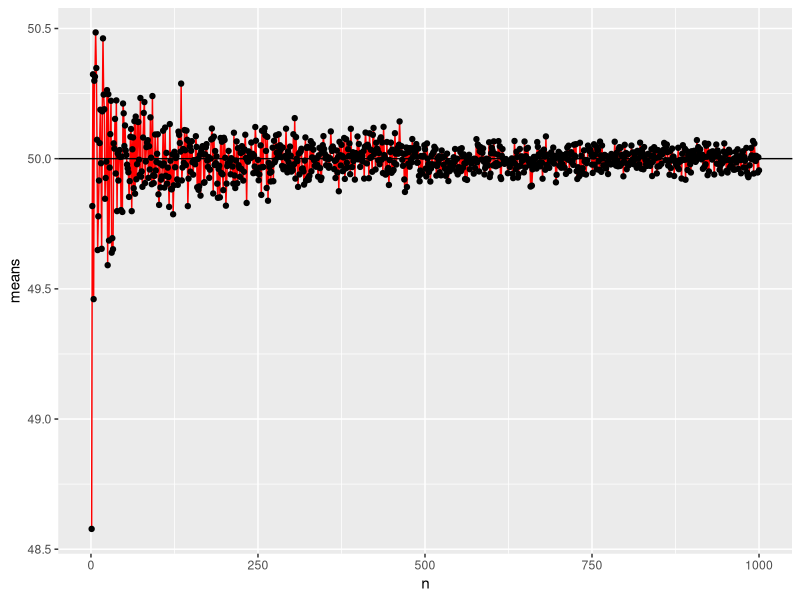
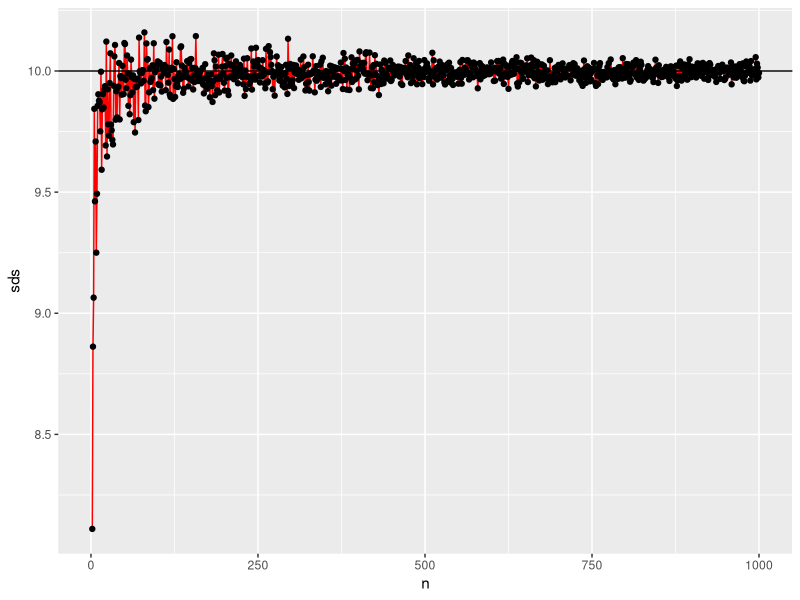
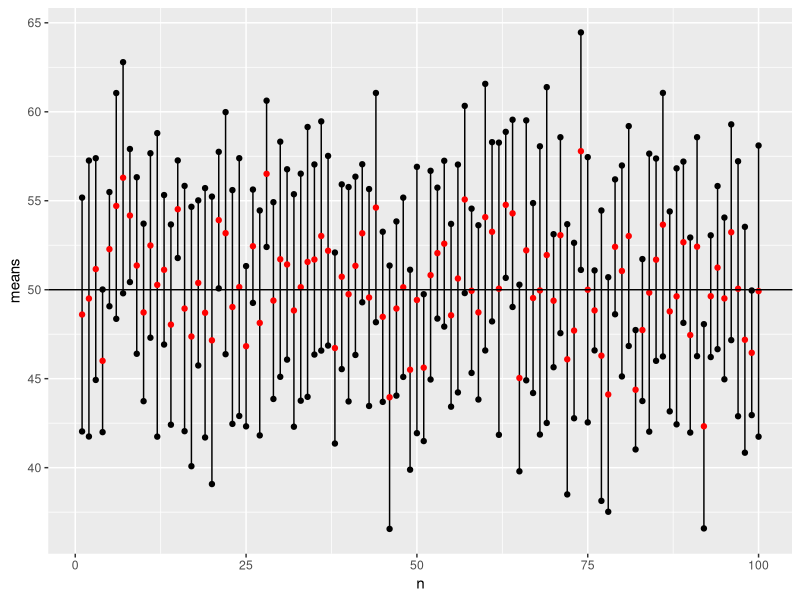
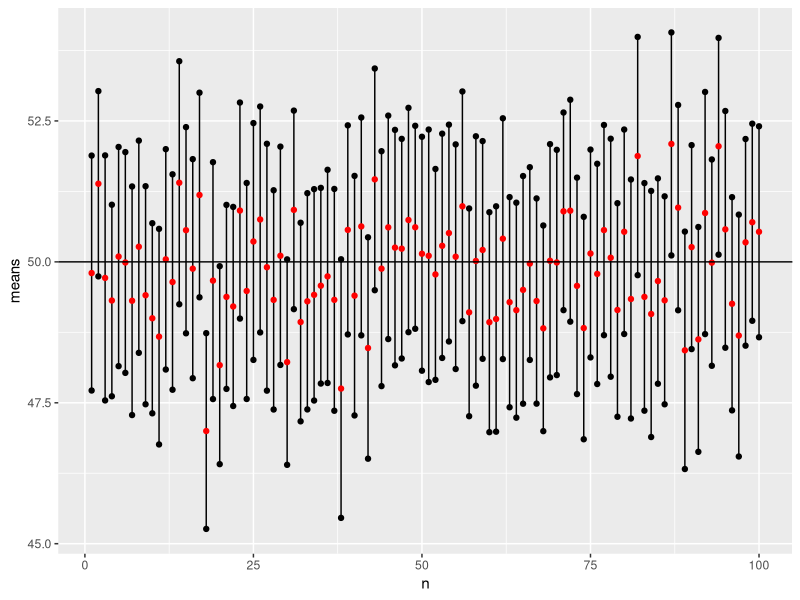

Generate these figures, in order, with R:
## ---- chunk 1
knitr::opts_chunk$set(message=FALSE,warning=FALSE, cache=TRUE)
## ---- chunk 2

dbinom(x=10, size = 12, prob=0.65)

## ---- chunk 3

pbinom(q=9, size = 12, prob = 0.65, lower.tail = FALSE)

## ---- chunk 4

pbinom(q=5, size = 6, prob = 0.5, lower.tail = FALSE)

#Given that he has no ability to tell the difference between the coffees, he only has a 1.56% chance of guessing all 6 cups correctly. Therefore, if you are using an alpha level of 0.05, you would reject the hypothesis that his guesses were due to chance. 

## ---- chunk 5

n_experiments <- 100 
n_samples <- c(1:1000)
mean_of_sample_n <- c()

for (this_sample_n in n_samples) { 
  this_sample_mean <- c() 
  for (i in 1:n_experiments) {
    iq_sample <- rnorm(n=this_sample_n, mean=50, sd=10)
    this_sample_mean[i] <- mean(iq_sample)
    }
  mean_of_sample_n[this_sample_n] <- mean(this_sample_mean)
}

results_mean <- data.frame(n=n_samples, means=mean_of_sample_n)

library(ggplot2)

 ggplot(results_mean, aes(x=n, y=means))+
  geom_line(color='red') + 
  geom_point() +
  geom_hline(yintercept = 50)
 
#The sample mean is an unbiased estimator of the population mean because it does not tend to always be higher or lower than the population mean. It appears to be equally above the population mean and equally below it.


 
## ---- chunk 6
n_experiments <- 100
n_samples <- c(1:1000)
sd_of_sample_n <- c()

for (this_sample_n in n_samples) { 
  this_sample_sd <- c() 
  for (i in 1:n_experiments) {
    iq_sample <- rnorm(n=this_sample_n, mean=50, sd=10)
    this_sample_sd[i] <- sd(iq_sample)
    }
  sd_of_sample_n[this_sample_n] <- mean(this_sample_sd)
}

results_sd <- data.frame(n=n_samples, sds=sd_of_sample_n)

library(ggplot2)

 ggplot(results_sd, aes(x=n, y=sds))+
  geom_line(color='red') + 
  geom_point() +
  geom_hline(yintercept = 10)
 
#The sample standard deviation is always lower than the population standard deviation, so it is a biased estimater of the population standard deviation. 
 
## ---- chunk 7

lower_z <- qnorm(p=0.025, mean=0, sd=1, lower.tail = TRUE) 
upper_z <- qnorm(p=0.025, mean=0, sd=1, lower.tail = FALSE)

sample_means <- c() 
sample_sds <- c() 
sample_size <- 10

n_experiments <- 100

for (i in 1:n_experiments) {
sample_n <- rnorm(n=sample_size, mean=50, sd=10) 
sample_means[i] <- mean(sample_n)
sample_sds[i] <- sd(sample_n)
}

SEM <- sample_sds/sqrt(sample_size) 

sample_upper_limit <- sample_means + upper_z * SEM 
sample_lower_limit <- sample_means + lower_z * SEM


my_df<- data.frame(n=1:n_experiments,
                   means=sample_means,
                   lower_limit=sample_lower_limit,
                    upper_limit=sample_upper_limit) 

library(ggplot2)

ggplot(my_df, aes(x=n, y=means))+
  geom_segment(aes(y=lower_limit, yend=upper_limit, x=n, xend=n))+ 
  geom_point(color='red') +
  geom_point(aes(y=lower_limit)) +
  geom_point(aes(y=upper_limit)) +
  geom_hline(yintercept = 50)

##sample size

lower_z <- qnorm(p=0.025, mean=0, sd=1, lower.tail = TRUE) 
upper_z <- qnorm(p=0.025, mean=0, sd=1, lower.tail = FALSE)

sample_means <- c() 
sample_sds <- c() 
sample_size <- 100

n_experiments <- 100

for (i in 1:n_experiments) {
sample_n <- rnorm(n=sample_size, mean=50, sd=10) 
sample_means[i] <- mean(sample_n)
sample_sds[i] <- sd(sample_n)
}

SEM <- sample_sds/sqrt(sample_size) 

sample_upper_limit <- sample_means + upper_z * SEM 
sample_lower_limit <- sample_means + lower_z * SEM


my_df<- data.frame(n=1:n_experiments,
                   means=sample_means,
                   lower_limit=sample_lower_limit,
                    upper_limit=sample_upper_limit) 

library(ggplot2)

ggplot(my_df, aes(x=n, y=means))+
  geom_segment(aes(y=lower_limit, yend=upper_limit, x=n, xend=n))+ 
  geom_point(color='red') +
  geom_point(aes(y=lower_limit)) +
  geom_point(aes(y=upper_limit)) +
  geom_hline(yintercept = 50)


